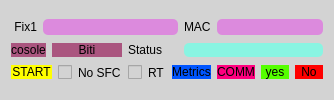
            <widget class="QFrame" name="fix_mp_1">
             <property name="styleSheet">
              <string notr="true">border-radius:5px;
background-color: rgb(211, 211, 211);</string>
             </property>
             <property name="frameShape">
              <enum>QFrame::StyledPanel</enum>
             </property>
             <property name="frameShadow">
              <enum>QFrame::Raised</enum>
             </property>
             <layout class="QGridLayout" name="gridLayout_12">
              <property name="verticalSpacing">
               <number>0</number>
              </property>
              <item row="0" column="0">
               <widget class="QLabel" name="label_11">
                <property name="styleSheet">
                 <string notr="true">background-color: rgba(255, 222, 222, 0);
color: rgb(0, 0, 0);</string>
                </property>
                <property name="text">
                 <string> Fix1</string>
                </property>
               </widget>
              </item>
              <item row="0" column="1" colspan="5">
               <widget class="QLineEdit" name="msn1">
                <property name="styleSheet">
                 <string notr="true">background-color: rgb(220, 138, 221);</string>
                </property>
               </widget>
              </item>
              <item row="0" column="6">
               <widget class="QLabel" name="mc_tpm">
                <property name="styleSheet">
                 <string notr="true">color: rgb(0, 0, 0);background-color: rgba(255, 222, 222, 0);</string>
                </property>
                <property name="text">
                 <string>MAC</string>
                </property>
               </widget>
              </item>
              <item row="0" column="7" colspan="3">
               <widget class="QLineEdit" name="mc1">
                <property name="styleSheet">
                 <string notr="true">background-color: rgb(220, 138, 221);</string>
                </property>
               </widget>
              </item>
              <item row="1" column="0" colspan="2">
               <widget class="QPushButton" name="mp_console">
                <property name="styleSheet">
                 <string notr="true">QPushButton{
	color: rgb(0, 0, 0);
	background-color: rgb(170, 85, 127);
border-radius:10px;
}
QPushButton:hover{
		color: rgb(0, 0, 0);
border-radius:10px;
	background-color: qconicalgradient(cx:0.5, cy:0.5, angle:0, stop:0 rgba(255, 0, 0, 255), stop:0.166 rgba(255, 255, 0, 255), stop:0.333 rgba(0, 255, 0, 255), stop:0.5 rgba(0, 255, 255, 255), stop:0.666 rgba(0, 0, 255, 255), stop:0.833 rgba(255, 0, 255, 255), stop:1 rgba(255, 0, 0, 255));
}
</string>
                </property>
                <property name="text">
                 <string>cosole</string>
                </property>
               </widget>
              </item>
              <item row="1" column="2" colspan="2">
               <widget class="QPushButton" name="mp_biti">
                <property name="styleSheet">
                 <string notr="true">QPushButton{
	color: rgb(0, 0, 0);
	background-color: rgb(170, 85, 127);
border-radius:10px;
}
QPushButton:hover{
		color: rgb(0, 0, 0);
border-radius:10px;
	background-color: qconicalgradient(cx:0.5, cy:0.5, angle:0, stop:0 rgba(255, 0, 0, 255), stop:0.166 rgba(255, 255, 0, 255), stop:0.333 rgba(0, 255, 0, 255), stop:0.5 rgba(0, 255, 255, 255), stop:0.666 rgba(0, 0, 255, 255), stop:0.833 rgba(255, 0, 255, 255), stop:1 rgba(255, 0, 0, 255));
}
</string>
                </property>
                <property name="text">
                 <string>Biti</string>
                </property>
               </widget>
              </item>
              <item row="1" column="4" colspan="2">
               <widget class="QLabel" name="mc_tpm_21">
                <property name="styleSheet">
                 <string notr="true">color: rgb(0, 0, 0);background-color: rgba(255, 222, 222, 0);</string>
                </property>
                <property name="text">
                 <string>Status</string>
                </property>
               </widget>
              </item>
              <item row="1" column="6" colspan="4">
               <widget class="QLabel" name="status_mpmb">
                <property name="styleSheet">
                 <string notr="true">background-color: rgba(111, 255, 231, 190);</string>
                </property>
                <property name="text">
                 <string/>
                </property>
               </widget>
              </item>
              <item row="2" column="0" colspan="10">
               <layout class="QVBoxLayout" name="mpcon_1"/>
              </item>
              <item row="3" column="0" colspan="3">
               <widget class="QPushButton" name="mp_start">
                <property name="styleSheet">
                 <string notr="true">QPushButton{
	color: rgb(0, 0, 0);
	background-color: rgb(255, 255, 0);
border-radius:10px;
}
QPushButton:hover{
		color: rgb(0, 0, 0);
border-radius:10px;
	background-color: qconicalgradient(cx:0.5, cy:0.5, angle:0, stop:0 rgba(255, 0, 0, 255), stop:0.166 rgba(255, 255, 0, 255), stop:0.333 rgba(0, 255, 0, 255), stop:0.5 rgba(0, 255, 255, 255), stop:0.666 rgba(0, 0, 255, 255), stop:0.833 rgba(255, 0, 255, 255), stop:1 rgba(255, 0, 0, 255));
}
</string>
                </property>
                <property name="text">
                 <string>START</string>
                </property>
               </widget>
              </item>
              <item row="3" column="3">
               <widget class="QCheckBox" name="cb_no_sfc">
                <property name="styleSheet">
                 <string notr="true">color: rgb(0, 0, 0);</string>
                </property>
                <property name="text">
                 <string>No SFC</string>
                </property>
               </widget>
              </item>
              <item row="3" column="4">
               <widget class="QCheckBox" name="cb_rt">
                <property name="styleSheet">
                 <string notr="true">color: rgb(0, 0, 0);</string>
                </property>
                <property name="text">
                 <string>RT</string>
                </property>
               </widget>
              </item>
              <item row="3" column="5" colspan="2">
               <widget class="QPushButton" name="mp_mentrics">
                <property name="styleSheet">
                 <string notr="true">QPushButton{
	
	background-color: rgb(0, 85, 255);

border-radius:10px;
}
QPushButton:hover{
	
	
	background-color: rgb(85, 170, 255);
border-radius:10px;
}
</string>
                </property>
                <property name="text">
                 <string>Metrics</string>
                </property>
               </widget>
              </item>
              <item row="3" column="7">
               <widget class="QPushButton" name="mp_comm">
                <property name="styleSheet">
                 <string notr="true">QPushButton{
	background-color: rgb(255, 0, 127);
border-radius:10px;
}
QPushButton:hover{
	
border-radius:10px;
	background-color: rgb(255, 85, 255);
}
</string>
                </property>
                <property name="text">
                 <string>COMM</string>
                </property>
               </widget>
              </item>
              <item row="3" column="8">
               <widget class="QPushButton" name="bt_yes">
                <property name="styleSheet">
                 <string notr="true">QPushButton{
	background-color: rgb(85, 255, 0);

border-radius:10px;
}
QPushButton:hover{
	
	background-color: rgb(85, 255, 127);
border-radius:10px;
}
</string>
                </property>
                <property name="text">
                 <string>yes</string>
                </property>
               </widget>
              </item>
              <item row="3" column="9">
               <widget class="QPushButton" name="bt_no">
                <property name="styleSheet">
                 <string notr="true">QPushButton{
	background-color: rgb(255, 0, 0);
border-radius:10px;
}
QPushButton:hover{
	background-color: rgb(170, 0, 0);
border-radius:10px;
}
</string>
                </property>
                <property name="text">
                 <string>No</string>
                </property>
               </widget>
              </item>
             </layout>
            </widget>
